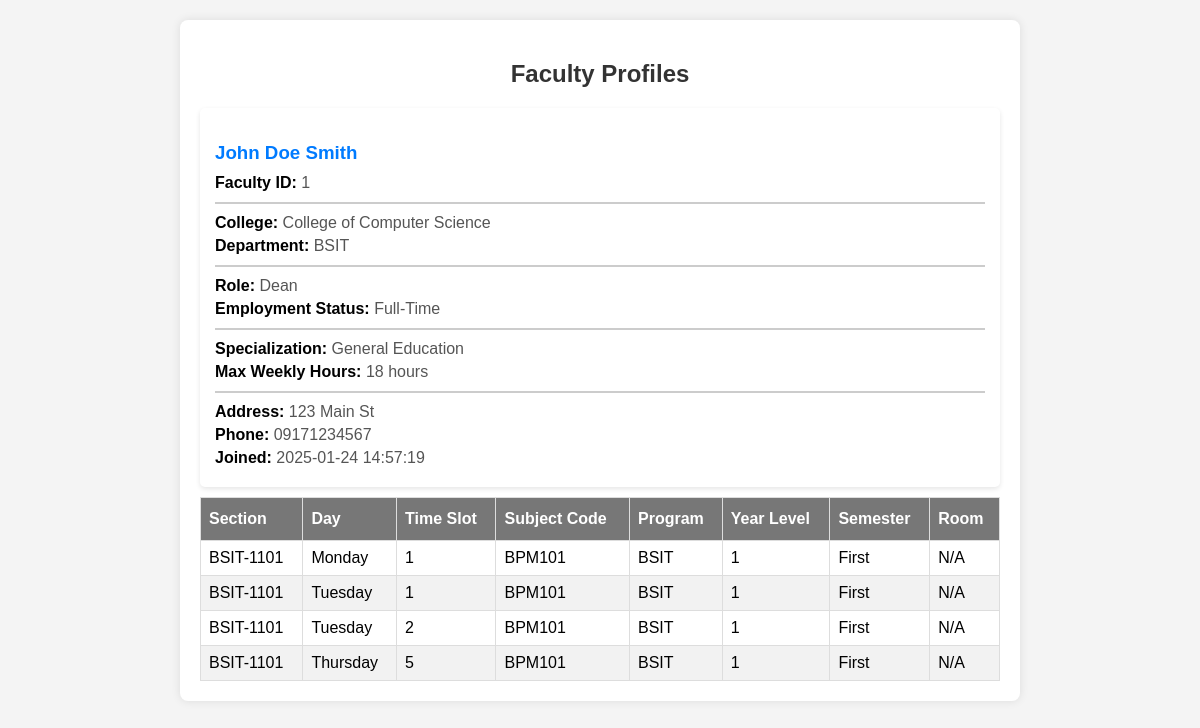
/frame/info.php?id=1, run on the app's committed database.
### tables this page shows
CREATE TABLE `faculty` (
  `faculty_id` int(11) NOT NULL,
  `firstname` varchar(50) NOT NULL,
  `middlename` varchar(50) DEFAULT NULL,
  `lastname` varchar(50) NOT NULL,
  `college` varchar(100) DEFAULT NULL,
  `employment_status` enum('Full-Time','Part-Time') DEFAULT 'Full-Time',
  `address` text DEFAULT NULL,
  `phone_no` varchar(20) NOT NULL,
  `departmentID` varchar(50) DEFAULT NULL,
  `role` enum('Dean','Department Head','Instructor') DEFAULT NULL,
  `master_specialization` varchar(255) DEFAULT NULL,
  `created_at` timestamp NOT NULL DEFAULT current_timestamp(),
  `max_weekly_hours` int(11) DEFAULT 18
);

CREATE TABLE `schedules` (
  `schedule_id` int(11) NOT NULL,
  `faculty_id` int(11) NOT NULL,
  `subject_code` varchar(50) NOT NULL,
  `section_id` int(11) NOT NULL,
  `day_of_week` enum('Monday','Tuesday','Wednesday','Thursday','Friday','Saturday','Sunday') NOT NULL,
  `time_slot` varchar(255) NOT NULL,
  `is_checked` tinyint(1) DEFAULT 0,
  `course_id` int(255) DEFAULT NULL,
  `room_id` varchar(255) DEFAULT NULL,
  `department` varchar(35) DEFAULT NULL,
  `year_level` varchar(35) DEFAULT NULL,
  `semester` varchar(10) DEFAULT NULL
);

CREATE TABLE `sections` (
  `section_id` int(11) NOT NULL,
  `program_code` varchar(50) NOT NULL,
  `year_level` int(11) NOT NULL,
  `section_name` varchar(10) NOT NULL,
  `semester` varchar(255) DEFAULT NULL
);

### frame/info.php (the view, shortened to what this page needs)
<?php
include_once("../connections/connection.php");
    $sql = "SELECT * FROM `faculty` WHERE `faculty_id` = ?";
    $stmt = $pdo->prepare($sql);
    $stmt->execute([$_GET['id']]);
    $result = $stmt->fetch();
    if ($result !== false) {
        $row = $result;
    } else {
        $row = [];
    }
    try {
        $stmt = $conn->prepare("
            SELECT section.section_name,
                   CONCAT(f.firstname, ' ', f.lastname) AS teacher,
                   sched.*, f.*,
                   section.program_code
            FROM faculty f
            LEFT JOIN schedules sched ON f.faculty_id = sched.faculty_id
            LEFT JOIN sections section ON section.section_id = sched.section_id
            WHERE f.faculty_id = :faculty_id
        ");
        $stmt->bindParam(':faculty_id', $_GET['id']);
        $stmt->execute();
        $schedules = $stmt->fetchAll(PDO::FETCH_ASSOC);
    } catch (PDOException $e) {
        echo "db_error: " . $e->getMessage();
    }
?>
<!DOCTYPE html>
<html lang="en">
<head>
</head>
<body>
<div class="container">
    <h2>Faculty Profiles</h2>
    <?php if (count($row) > 0): ?>
        <div class="profile-card">
            <h3><?php echo htmlspecialchars($row['firstname'] . " " . $row['middlename'] . " " . $row['lastname']); ?></h3>
            <p><strong>Faculty ID:</strong> <?php echo htmlspecialchars($row['faculty_id']); ?></p>
            <div class="line"></div>
            <p><strong>College:</strong> <?php echo htmlspecialchars($row['college']); ?></p>
            <p><strong>Department:</strong> <?php echo htmlspecialchars($row['departmentID']); ?></p>
            <div class="line"></div>
            <p><strong>Role:</strong> <?php echo htmlspecialchars($row['role']); ?></p>
            <p><strong>Employment Status:</strong> <?php echo htmlspecialchars($row['employment_status']); ?></p>
            <div class="line"></div>
            <p><strong>Specialization:</strong> <?php echo htmlspecialchars($row['master_specialization']); ?></p>
            <p><strong>Max Weekly Hours:</strong> <?php echo htmlspecialchars($row['max_weekly_hours']); ?> hours</p>
            <div class="line"></div>
            <p><strong>Address:</strong> <?php echo htmlspecialchars($row['address']); ?></p>
            <p><strong>Phone:</strong> <?php echo htmlspecialchars($row['phone_no']); ?></p>
            <p><strong>Joined:</strong> <?php echo htmlspecialchars($row['created_at']); ?></p>
        </div>
    <?php else: ?>
        <p>No faculty records found.</p>
    <?php endif; ?>
    <table class="table-info">
        <thead>
            <tr>
                <th>Section</th>
                <th>Day</th>
                <th>Time Slot</th>
                <th>Subject Code</th>
                <th>Program</th>
                <th>Year Level</th>
                <th>Semester</th>
                <th>Room</th>
            </tr>
        </thead>
        <tbody>
            <?php if (!empty($schedules) && $schedules[0]['subject_code'] !== null): ?>
                <?php foreach ($schedules as $schedule): ?>
                    <tr>
                        <td><?php echo htmlspecialchars($schedule['section_name'] ?? 'N/A'); ?></td>
                        <td><?php echo htmlspecialchars($schedule['day_of_week'] ?? 'N/A'); ?></td>
                        <td><?php echo htmlspecialchars($schedule['time_slot'] ?? 'N/A'); ?></td>
                        <td><?php echo htmlspecialchars($schedule['subject_code'] ?? 'N/A'); ?></td>
                        <td><?php echo htmlspecialchars($schedule['program_code'] ?? 'N/A'); ?></td>
                        <td><?php echo htmlspecialchars($schedule['year_level'] ?? 'N/A'); ?></td>
                        <td><?php echo htmlspecialchars($schedule['semester'] ?? 'N/A'); ?></td>
                        <td><?php echo htmlspecialchars($schedule['room_id'] ?? 'N/A'); ?></td>
                    </tr>
                <?php endforeach; ?>
            <?php else: ?>
                <tr>
                    <td colspan="8" class="text-center text-danger">No schedule yet.</td>
                </tr>
            <?php endif; ?>
        </tbody>
    </table>
</div>
</body>
</html>

### frame/info.php (style rules this page uses)
body { font-family: Arial, sans-serif; background-color: #f4f4f4; margin: 0; padding: 20px; }
.container { max-width: 800px; margin: auto; background: white; padding: 20px; border-radius: 8px; box-shadow: 0 0 10px rgba(0, 0, 0, 0.1); }
h2 { text-align: center; color: #333; }
.profile-card { background: #ffffff; padding: 15px; margin: 10px 0; border-radius: 5px; box-shadow: 0px 2px 5px rgba(0, 0, 0, 0.1); }
.profile-card h3 { color: #007bff; margin-bottom: 10px; }
.profile-card p { margin: 5px 0; color: #555; }
.profile-card strong { color: #000; }
.profile-card .line { border-bottom: 2px solid #ccc; margin: 10px 0; }
.table-info { border-collapse: collapse; width: 100%; }
.table-info td, .table-info th { border: 1px solid #ddd; padding: 8px; }
.table-info tr:nth-child(even) { background-color: #f2f2f2; }
.table-info th { padding-top: 12px; padding-bottom: 12px; text-align: left; background-color: #777777; color: white; }

### data on the page
faculty: firstname+middlename+lastname "John Doe Smith", faculty_id "1", college "College of Computer Science", departmentID "BSIT", role "Dean", employment_status "Full-Time", master_specialization "General Education", max_weekly_hours "18", address "123 Main St", phone_no "09171234567", created_at "2025-01-24 14:57:19"
schedules: section.section_name "BSIT-1101", day_of_week "Monday", time_slot "1", subject_code "BPM101", section.program_code "BSIT", year_level "1", semester "First", room "N/A"
schedules: section.section_name "BSIT-1101", day_of_week "Tuesday", time_slot "1", subject_code "BPM101", section.program_code "BSIT", year_level "1", semester "First", room "N/A"
schedules: section.section_name "BSIT-1101", day_of_week "Tuesday", time_slot "2", subject_code "BPM101", section.program_code "BSIT", year_level "1", semester "First", room "N/A"
schedules: section.section_name "BSIT-1101", day_of_week "Thursday", time_slot "5", subject_code "BPM101", section.program_code "BSIT", year_level "1", semester "First", room "N/A"
